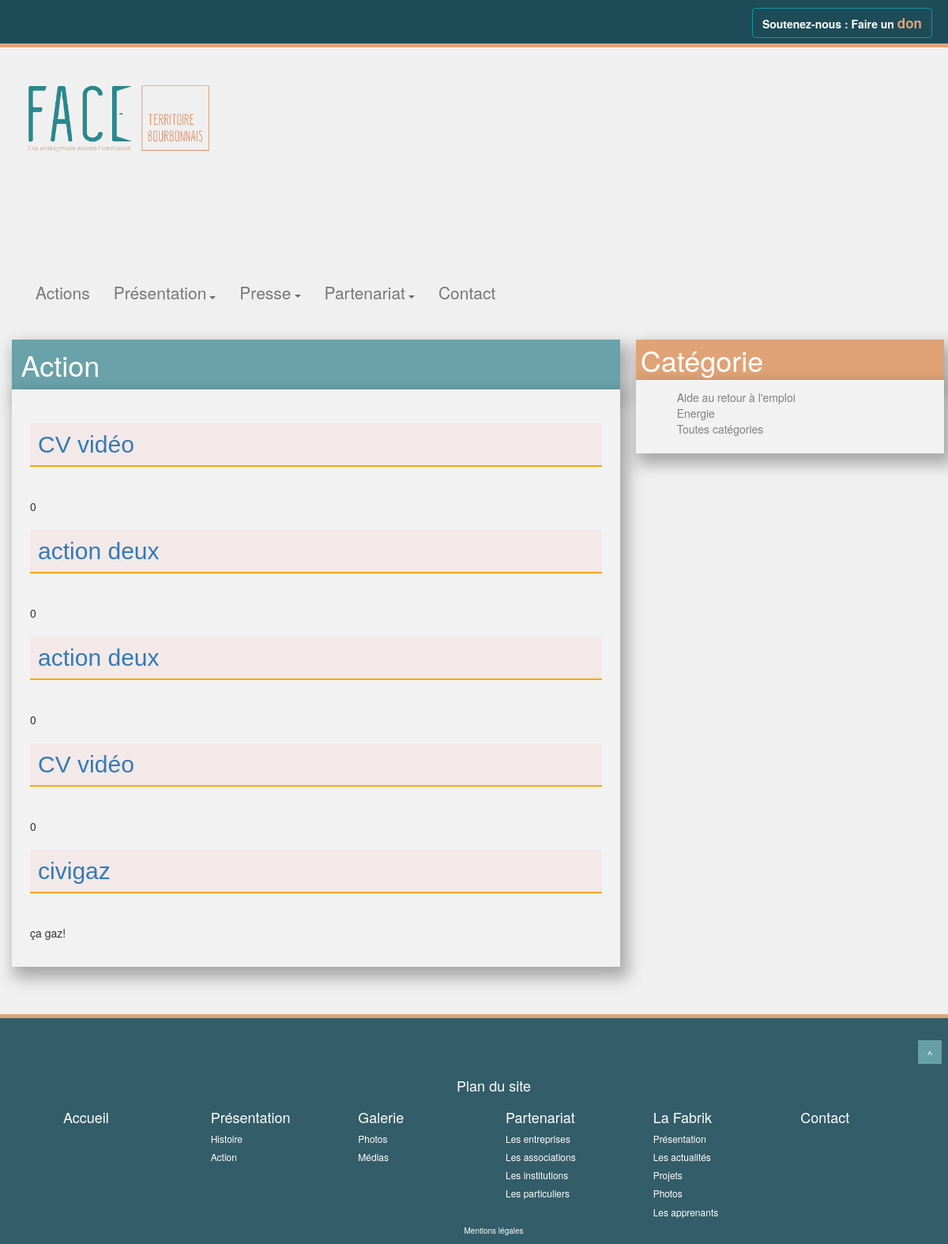
The page /index.php?p=actions.index on the database its author committed.
### tables this page shows
CREATE TABLE `actions` (
  `id` int(11) NOT NULL,
  `title` varchar(250) NOT NULL,
  `actions_category_id` int(250) NOT NULL,
  `content` text NOT NULL,
  `actions_img_name` varchar(250) NOT NULL,
  `actions_img_description` varchar(250) NOT NULL,
  `accroche` text NOT NULL
);

CREATE TABLE `categories` (
  `id` int(11) NOT NULL,
  `titre` varchar(255) DEFAULT NULL,
  `contentType` varchar(255) NOT NULL
);

### core/Controller/Controller.php (called while the page is built, shortened)
<?php
class Controller{
    protected $viewPath;
    protected $template;
    protected function render($mainview, $mainvariables = [], $sideview ='defaultsidecontent', $sidevariables = []){
        extract($mainvariables);
        require($this->viewPath . str_replace('.', '/', $mainview) . '.php');
        $content = ob_get_clean();
        extract($sidevariables);
        require($this->viewPath . str_replace('.', '/', $sideview) . '.php');
        $sidecontent = ob_get_clean();
        require($this->viewPath . 'templates/' . $this->template . '.php');
    }
}

### app/Controller/ActionsController.php (called while the page is built, shortened)
<?php
class ActionsController extends AppController{
    public function index(){
		$category= $this->Category->categoryRelativeTo();
        $actions = $this->Action->all();
        $this->render('actions.index.main', compact('actions'), 'actions.index.side', compact('category'));
    }
}

### public/index.php (called while the page is built, shortened)
<?php
if(isset($_GET['p'])){
    $page = $_GET['p'];
}else{
    $page = 'posts.index';
}
$page = explode('.', $page);
if($page[0] == 'admin'){
    $controller = '\App\Controller\Admin\\' . ucfirst($page[1]) . 'Controller';
    $action = $page[2];
} else{
    $action = $page[1];
}
$controller = new $controller();
$controller->$action();

### core/Table/Table.php (called while the page is built, shortened)
<?php
class Table
{
    protected $table;
    protected $db;
    public function __construct(Database $db)
    {
        $this->db = $db;
    }
    public function all(){
        return $this->query('SELECT * FROM ' . $this->table);
    }
    public function query($statement, $attributes = null, $one = false){
        if($attributes){
            return $this->db->prepare(
                $statement,
                $attributes,
                str_replace('Table', 'Entity', get_class($this)),
                $one
            );
        } else {
            return $this->db->query(
                $statement,
                str_replace('Table', 'Entity', get_class($this)),
                $one
            );
        }
    }
}

### core/Database/MysqlDatabase.php (called while the page is built, shortened)
<?php
class MysqlDatabase extends Database{
    private $db_name;
    private $db_user;
    private $db_pass;
    private $db_host;
    private $db_char;
    private $pdo;
    public function __construct($db_name, $db_user = 'root', $db_pass = 'root', $db_char= 'UTF8', $db_host = 'localhost'){
        $this->db_name = $db_name;
        $this->db_user = $db_user;
        $this->db_pass = $db_pass;
        $this->db_host = $db_host;
        $this->db_char = $db_char;
    }
    private function getPDO(){
        if($this->pdo === null){
            $pdo = new PDO('mysql:dbname=' . $this->db_name . ';host=' . $this->db_host.';charset='.$this->db_char, $this->db_user, $this->db_pass);
            $pdo->setAttribute(PDO::ATTR_ERRMODE, PDO::ERRMODE_EXCEPTION);
            $this->pdo = $pdo;
        }
        return $this->pdo;
    }
    public function query($statement, $class_name = null, $one = false){
        $req = $this->getPDO()->query($statement);
        if($class_name === null){
            $req->setFetchMode(PDO::FETCH_OBJ);
        } else {
            $req->setFetchMode(PDO::FETCH_CLASS, $class_name);
        }
        if($one) {
            $datas = $req->fetch();
        } else {
            $datas = $req->fetchAll();
        }
        return $datas;
    }
    public function prepare($statement, $attributes, $class_name = null, $one = false){
        $req = $this->getPDO()->prepare($statement);
        $res = $req->execute($attributes);
        if($class_name === null){
            $req->setFetchMode(PDO::FETCH_OBJ);
        } else {
            $req->setFetchMode(PDO::FETCH_CLASS, $class_name);
        }
        if($one) {
            $datas = $req->fetch();
        } else {
            $datas = $req->fetchAll();
        }
        return $datas;
    }
}

### app/Autoloader.php (called while the page is built, shortened)
<?php
class Autoloader{
    static function autoload($class){
        if (strpos($class, __NAMESPACE__ . '\\') === 0){
            $class = str_replace(__NAMESPACE__ . '\\', '', $class);
            $class = str_replace('\\', '/', $class);
        }
    }
}

### app/Entity/ActionEntity.php (called while the page is built, shortened)
<?php
class ActionEntity extends Entity{
	 public function getUrl(){
        return 'index.php?p=actions.show&id=' . $this->id.'&category=' . $this->actions_category_id;
    }
}

### core/Entity/Entity.php (called while the page is built, shortened)
<?php
class Entity {
    public function __get($key){
        return $this->$key;
    }
}

### app/Table/CategoryTable.php (called while the page is built, shortened)
<?php
class CategoryTable extends Table{
public function categoryRelativeTo(){
	if(isset($_GET['p'])){
	    $contentType = $_GET['p'];
		$contentType = explode('.', $contentType);
			if($contentType[0] == 'admin'){
		    $contentType = $contentType[1];
			} else{
		    $contentType = $contentType[0];
			}
		}else{
			$contentType = "posts";
		}
	        return $this->query("
            SELECT *
            FROM categories
            WHERE categories.contentType = ?", [$contentType]);
}
}

### core/Autoloader.php (called while the page is built, shortened)
<?php
class Autoloader{
    static function autoload($class){
        if (strpos($class, __NAMESPACE__ . '\\') === 0){
            $class = str_replace(__NAMESPACE__ . '\\', '', $class);
            $class = str_replace('\\', '/', $class);
        }
    }
}

### app/Entity/CategoryEntity.php (called while the page is built, shortened)
<?php
class CategoryEntity extends Entity{
    public function getUrl(){
    	if(isset($_GET['p'])){
	    $contentType = $_GET['p'];
		$contentType = explode('.', $contentType);
			if($contentType[0] == 'admin'){
		    $contentType = $contentType[1];
			} else{
		    $contentType = $contentType[0];
			}
		}else{
			$contentType = "posts";
		}
        return "index.php?p=".$contentType.".category&category=" . $this->id;
    }
}

### app/Views/actions/index/main.php (the view)
      <h1 class="titreSection col-md-12" id="pagePalmares">Action</h1>
        <section class="col-md-12 presentation">
        <article id="Palmares">
<?php foreach ($actions as $actions): ?>
	<h2><a href="<?= $actions->url ?>"><?= $actions->title; ?></a></h2>
	<p><?= $actions->accroche; ?></p>
<?php endforeach; ?>
  </article>
      </section>

### app/Views/actions/index/side.php
<h1 class="titreSectionside col-md-12">Catégorie</h1>
  <section class="col-md-12 col-xs-12 presentation">
  <article id="Palmares">
<ul class='category'>
<?php foreach($category as $categorie): ?>
    <li><a href="<?= $categorie->url; ?>"><?= $categorie->titre; ?></a></li>
<?php endforeach; ?>
    <li><a href="index.php?p=actions.index">Toutes catégories</a></li>
</ul>
</article>
</section>

### app/Views/templates/default.php (shortened to what this page needs)
<!DOCTYPE html>
<html lang="en">
<head>
    <link href="//maxcdn.bootstrapcdn.com/bootstrap/3.3.2/css/bootstrap.min.css" rel="stylesheet">
    <link rel="stylesheet" type="text/css" href="../public/css/style.css">
</head>
<body>
    <div class="row-fluid" id="barre">
      <div id="placementDon">
        <a href="#" class="btn btn-default" role="button" id="boutonDon"> Soutenez-nous : Faire un <span>don</span></a>
      </div>
    </div>
    <div class="container">
    <header class="row">
                    <div class="col-md-3 col-sm-3 col-xs-12 logoFace">
                        <a href="index.php?p=posts.index"><img src="../public/img/logo.svg" alt="logo Face territoire bourbonnais" id="logo" /></a>
                    </div>
                    <nav class="navbar navbar-default col-md-9 col-sm-10 col-xs-9">
                        <div class="container-fluid">
                            <ul class="nav navbar-nav">
                  <li class="dropdown">
                    <a href="index.php?p=actions.index">Actions</a>
                  </li>
                        <li class="dropdown">
                        <a href="#" class="dropdown-toggle" data-toggle="dropdown" role="button" aria-haspopup="true" aria-expanded="false">Présentation<span class="caret"></span>
                        </a>
                        </li>
                        <li class="dropdown">
                        <a href="#" class="dropdown-toggle" data-toggle="dropdown" role="button" aria-haspopup="true" aria-expanded="false">Presse<span class="caret"></span></a>
                        </li>
                        <li class="dropdown">
                        <a href="#" class="dropdown-toggle" data-toggle="dropdown" role="button" aria-haspopup="true" aria-expanded="false">Partenariat<span class="caret"></span></a>
                        </li>
                  <li class="dropdown">
                    <a href="contact.php" role="button">Contact</a>
                  </li>
                    </ul>
                </div>
            </nav>
    </header>
    <main class="row">
        <div class="col-md-8">
            <?= $content; ?>
        </div>
        <div class="col-md-4">
            <?= $sidecontent; ?>
        </div>
    </main>
    </div>
    <footer id="footer" class="row-fluid">
    <a href="#placementDon"><div style="background-color: #679FA6; height: 30px; width: 30px; padding: 8px; margin : 8px;" class="pull-right text-center">^</div></a>
    <div id="plan-site">
        <h4 class="text-center col-xs-12 col-md-12" onclick="affichageFooter('planSite');" id="titrePlanSite">Plan du site</h4>
            <div class="col-md-12 col-xs-12" id="planSite">
          <div class="row-fluid">
            <div class="col-md-2 col-sm-2">
              <h4><a href="index.html">Accueil</a></h4>
            </div>
            <div class="col-md-2 col-sm-2">
              <h4><a href="presentation.html">Présentation</a></h4>
              <h6><a href="presentation.html">Histoire</a></h6>
              <h6><a href="presentation.html#pagePalmares">Action</a></h6>
            </div>
            <div class="col-md-2 col-sm-2">
              <h4><a href="galerie.html">Galerie</a></h4>
              <h6><a href="galerie.html">Photos</a></h6>
              <h6><a href="galerie.html#pageVideo">Médias</a></h6>
            </div>
            <div class="col-md-2 col-sm-2">
              <h4><a href="partenariat.html">Partenariat</a></h4>
              <h6><a href="partenariat.html">Les entreprises</a></h6>
              <h6><a href="partenariat.html#pageAsso">Les associations</a></h6>
              <h6><a href="partenariat.html#pageInstitution">Les institutions</a></h6>
              <h6><a href="partenariat.html#pageParticulier">Les particuliers</a></h6>
            </div>
            <div class="col-md-2 col-sm-2">
              <h4><a href="laFabrik.html">La Fabrik</a></h4>
              <h6><a href="laFabrik.html">Présentation</a></h6>
              <h6><a href="laFabrik.html#pageActu">Les actualités</a></h6>
              <h6><a href="laFabrik.html#pageProjet">Projets</a></h6>
              <h6><a href="laFabrik.html#pagePhoto">Photos</a></h6>
              <h6><a href="apprenants.html">Les apprenants</a></h6>
            </div>
            <div class="col-md-2 col-sm-2">
              <h4><a href="contact.php">Contact</a></h4>
            </div>
          </div>
        </div>
        <div class="row" id="lienMentions">
                <p class="text-center"><a href="mentions.html">Mentions légales</a></p>
        </div>
    </footer>
</body>
</html>

### public/css/style.css (style rules this page uses)
html, body { max-width: 100%; overflow-x: hidden; padding: 0%; margin: 0%; }
body { background-color: #F0F0F0; }
.container { padding: 0; }
#logo { width: 100%; }
.col-md-4 { margin-top: 2px; padding: 5px; }
.category, .category a { color: grey; }
.category li { list-style-type: none; }
.logoFace { margin-top: -45px; }
#barre { height: 60px; background-color: #1D4B58; border-bottom: 5px solid #E0A377; }
#placementDon { text-align: right; }
#boutonDon { margin-top: 10px; margin-right: 20px; color: white; background-color: #F2F2F2; background-color: transparent; }
#boutonDon span { color: #E0A377; font-size: 17px; }
.navbar { margin-top: 5%; background-color: transparent; border: none; font-size: 1.5em; width: 100%; }
.caret { margin-top: 5%; margin-left: 4px; color: #6D6D6D; }
footer { background-color: #335d68; margin-top: 5%; padding: 20px 0 0 50px; width: 100%; border-top: 5px solid #E0A377; color: white; }
footer a { color: white; }
#lienMentions { padding-top: 10%; font-size: 10px; }
.titreSection, .titreSectionside { background-color: rgba(18, 110, 122, 0.6); box-shadow: 6px 10px 18px 4px rgba(0, 0, 0, 0.3); padding: 1.5%; color: white; margin: 0; margin-top: 2%; }
.titreSectionside { background-color: #E0A377; }
.presentation { padding: 3%; background-color: #F2F2F2; box-shadow: 6px 10px 18px 4px rgba(0, 0, 0, 0.3); }
.presentation h2 { padding: 10px; margin-bottom: 40px; background-color: rgba(255, 160, 148, 0.1); border-bottom: 2px solid orange; font-family: 'Abel', sans-serif; color: #794300; }
.btn-default { font-weight: 600; background-color: #1693a5; border-color: #1693a5; }

### rows shown on the page
actions: title "CV vidéo", accroche "0"
actions: title "action deux", accroche "0"
actions: title "action deux", accroche "0"
actions: title "CV vidéo", accroche "0"
actions: title "civigaz", accroche "ça gaz!"
categories: titre "Aide au retour à l'emploi"
categories: titre "Energie"
